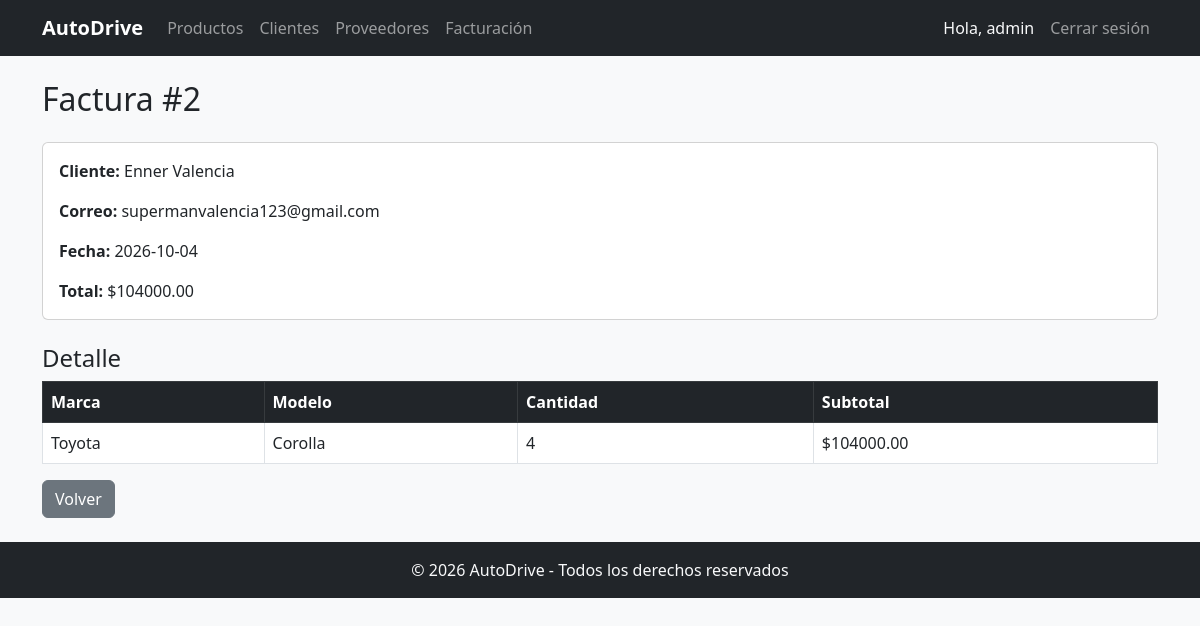
The app's page /facturacion/ver/2 (signed in) with its own data.
### tables this page shows
CREATE TABLE usuarios (
            id INTEGER PRIMARY KEY AUTOINCREMENT,
            usuario TEXT UNIQUE NOT NULL,
            password TEXT NOT NULL
        );

CREATE TABLE facturas (
            id INTEGER PRIMARY KEY AUTOINCREMENT,
            cliente_id INTEGER NOT NULL,
            fecha TEXT NOT NULL,
            total REAL NOT NULL,
            FOREIGN KEY (cliente_id) REFERENCES clientes(id)
        );

CREATE TABLE clientes (
            id INTEGER PRIMARY KEY AUTOINCREMENT,
            nombre TEXT NOT NULL,
            correo TEXT NOT NULL,
            telefono TEXT NOT NULL
        );

CREATE TABLE detalle_factura (
            id INTEGER PRIMARY KEY AUTOINCREMENT,
            factura_id INTEGER NOT NULL,
            producto_id INTEGER NOT NULL,
            cantidad INTEGER NOT NULL,
            subtotal REAL NOT NULL,
            FOREIGN KEY (factura_id) REFERENCES facturas(id),
            FOREIGN KEY (producto_id) REFERENCES productos(id)
        );

CREATE TABLE productos (
            id INTEGER PRIMARY KEY AUTOINCREMENT,
            marca TEXT NOT NULL,
            modelo TEXT NOT NULL,
            anio INTEGER NOT NULL,
            precio REAL NOT NULL,
            tipo TEXT NOT NULL,
            stock INTEGER NOT NULL,
            proveedor_id INTEGER,
            FOREIGN KEY (proveedor_id) REFERENCES proveedores(id)
        );

### app.py (the view)
@app.route('/facturacion/ver/<int:id>')
@login_required
def ver_factura(id):
    conn = get_connection()
    cursor = conn.cursor()
    cursor.execute('''
        SELECT f.id, c.nombre, c.correo, f.fecha, f.total
        FROM facturas f
        JOIN clientes c ON f.cliente_id = c.id
        WHERE f.id = ?
    ''', (id,))
    factura = cursor.fetchone()
    cursor.execute('''
        SELECT p.marca, p.modelo, d.cantidad, d.subtotal
        FROM detalle_factura d
        JOIN productos p ON d.producto_id = p.id
        WHERE d.factura_id = ?
    ''', (id,))
    detalle = cursor.fetchall()
    conn.close()
    if not factura:
        flash('Factura no encontrada.', 'danger')
        return redirect(url_for('facturacion'))
    return render_template('ver_factura.html', factura=factura, detalle=detalle)

### app.py (called while the page is built)
def get_connection():
    conn = sqlite3.connect(DB_PATH)
    conn.execute('PRAGMA foreign_keys = ON')
    return conn

@login_manager.user_loader
def load_user(user_id):
    conn = get_connection()
    cursor = conn.cursor()
    cursor.execute('SELECT id, usuario FROM usuarios WHERE id = ?', (user_id,))
    row = cursor.fetchone()
    conn.close()
    if row:
        return Usuario(row[0], row[1])
    return None

### templates/ver_factura.html (shortened to what this page needs)
{% extends 'base.html' %}
{% block content %}
<h2 class="mb-4">Factura #{{ factura[0] }}</h2>
<div class="card mb-4">
    <div class="card-body">
        <p><strong>Cliente:</strong> {{ factura[1] }}</p>
        <p><strong>Correo:</strong> {{ factura[2] }}</p>
        <p><strong>Fecha:</strong> {{ factura[3] }}</p>
        <p class="mb-0"><strong>Total:</strong> ${{ "%.2f"|format(factura[4]) }}</p>
    </div>
</div>
<h4>Detalle</h4>
<table class="table table-bordered">
    <thead class="table-dark">
        <tr><th>Marca</th><th>Modelo</th><th>Cantidad</th><th>Subtotal</th></tr>
    </thead>
    <tbody>
        {% for d in detalle %}
        <tr>
            <td>{{ d[0] }}</td>
            <td>{{ d[1] }}</td>
            <td>{{ d[2] }}</td>
            <td>${{ "%.2f"|format(d[3]) }}</td>
        </tr>
        {% endfor %}
    </tbody>
</table>
<a href="{{ url_for('facturacion') }}" class="btn btn-secondary">Volver</a>
{% endblock %}

### templates/components/navbar.html (shortened to what this page needs)
<nav class="navbar navbar-expand-lg navbar-dark bg-dark">
  <div class="container">
    <a class="navbar-brand" href="{{ url_for('index') }}">AutoDrive</a>
    <div class="collapse navbar-collapse" id="navMenu">
      {% if current_user.is_authenticated %}
      <ul class="navbar-nav me-auto">
        <li class="nav-item"><a class="nav-link" href="{{ url_for('productos') }}">Productos</a></li>
        <li class="nav-item"><a class="nav-link" href="{{ url_for('clientes') }}">Clientes</a></li>
        <li class="nav-item"><a class="nav-link" href="{{ url_for('proveedores') }}">Proveedores</a></li>
        <li class="nav-item"><a class="nav-link" href="{{ url_for('facturacion') }}">Facturación</a></li>
      </ul>
      <ul class="navbar-nav">
        <li class="nav-item">
          <span class="nav-link text-light">Hola, {{ current_user.usuario }}</span>
        </li>
        <li class="nav-item">
          <a class="nav-link" href="{{ url_for('logout') }}">Cerrar sesión</a>
        </li>
      </ul>
      {% else %}
      <ul class="navbar-nav ms-auto">
        <li class="nav-item"><a class="nav-link" href="{{ url_for('login') }}">Iniciar sesión</a></li>
      </ul>
      {% endif %}
    </div>
  </div>
</nav>

### static/css/style.css (style rules this page uses)
body { background-color: #f8f9fa; }
table td, table th { vertical-align: middle; }
.navbar-brand { font-weight: bold; }

### records on screen
usuarios: usuario "admin"
facturas: id "2", fecha "2026-10-04", total "104000.00"
clientes: nombre "Enner Valencia", correo "supermanvalencia123@gmail.com"
detalle_factura: marca "Toyota", modelo "Corolla", cantidad "4", subtotal "104000.00"
